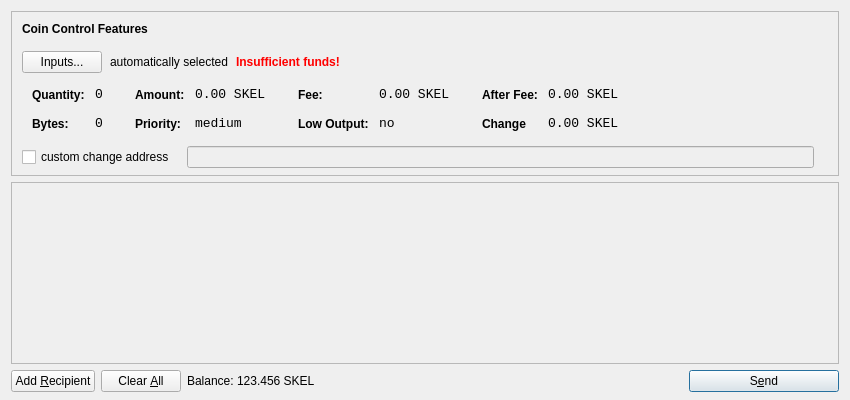
<?xml version="1.0" encoding="UTF-8"?>
<ui version="4.0">
 <class>SendCoinsDialog</class>
 <widget class="QDialog" name="SendCoinsDialog">
  <property name="geometry">
   <rect>
    <x>0</x>
    <y>0</y>
    <width>850</width>
    <height>400</height>
   </rect>
  </property>
  <property name="windowTitle">
   <string>Send Coins</string>
  </property>
  <layout class="QVBoxLayout" name="verticalLayout" stretch="0,1,0">
   <property name="bottomMargin">
    <number>8</number>
   </property>
   <item>
    <widget class="QFrame" name="frameCoinControl">
     <property name="sizePolicy">
      <sizepolicy hsizetype="Expanding" vsizetype="Expanding">
       <horstretch>0</horstretch>
       <verstretch>0</verstretch>
      </sizepolicy>
     </property>
     <property name="maximumSize">
      <size>
       <width>16777215</width>
       <height>16777215</height>
      </size>
     </property>
     <property name="frameShape">
      <enum>QFrame::StyledPanel</enum>
     </property>
     <property name="frameShadow">
      <enum>QFrame::Sunken</enum>
     </property>
     <layout class="QVBoxLayout" name="verticalLayoutCoinControl2">
      <property name="spacing">
       <number>6</number>
      </property>
      <property name="leftMargin">
       <number>0</number>
      </property>
      <property name="topMargin">
       <number>0</number>
      </property>
      <property name="rightMargin">
       <number>0</number>
      </property>
      <property name="bottomMargin">
       <number>6</number>
      </property>
      <item>
       <layout class="QVBoxLayout" name="verticalLayoutCoinControl" stretch="0,0,0,0,1">
        <property name="spacing">
         <number>0</number>
        </property>
        <property name="leftMargin">
         <number>10</number>
        </property>
        <property name="topMargin">
         <number>10</number>
        </property>
        <item>
         <layout class="QHBoxLayout" name="horizontalLayoutCoinControl1">
          <property name="bottomMargin">
           <number>15</number>
          </property>
          <item>
           <widget class="QLabel" name="labelCoinControlFeatures">
            <property name="sizePolicy">
             <sizepolicy hsizetype="Preferred" vsizetype="Maximum">
              <horstretch>0</horstretch>
              <verstretch>0</verstretch>
             </sizepolicy>
            </property>
            <property name="font">
             <font>
              <weight>75</weight>
              <bold>true</bold>
             </font>
            </property>
            <property name="styleSheet">
             <string notr="true">font-weight:bold;</string>
            </property>
            <property name="text">
             <string>Coin Control Features</string>
            </property>
           </widget>
          </item>
         </layout>
        </item>
        <item>
         <layout class="QHBoxLayout" name="horizontalLayoutCoinControl2" stretch="0,0,0,0">
          <property name="spacing">
           <number>8</number>
          </property>
          <property name="bottomMargin">
           <number>10</number>
          </property>
          <item>
           <widget class="QPushButton" name="pushButtonCoinControl">
            <property name="styleSheet">
             <string notr="true"/>
            </property>
            <property name="text">
             <string>Inputs...</string>
            </property>
           </widget>
          </item>
          <item>
           <widget class="QLabel" name="labelCoinControlAutomaticallySelected">
            <property name="text">
             <string>automatically selected</string>
            </property>
            <property name="margin">
             <number>5</number>
            </property>
           </widget>
          </item>
          <item>
           <widget class="QLabel" name="labelCoinControlInsuffFunds">
            <property name="font">
             <font>
              <weight>75</weight>
              <bold>true</bold>
             </font>
            </property>
            <property name="styleSheet">
             <string notr="true">color:red;font-weight:bold;</string>
            </property>
            <property name="text">
             <string>Insufficient funds!</string>
            </property>
            <property name="margin">
             <number>5</number>
            </property>
           </widget>
          </item>
          <item>
           <spacer name="horizontalSpacerCoinControl">
            <property name="orientation">
             <enum>Qt::Horizontal</enum>
            </property>
            <property name="sizeHint" stdset="0">
             <size>
              <width>40</width>
              <height>1</height>
             </size>
            </property>
           </spacer>
          </item>
         </layout>
        </item>
        <item>
         <widget class="QWidget" name="widgetCoinControl" native="true">
          <property name="sizePolicy">
           <sizepolicy hsizetype="Preferred" vsizetype="Preferred">
            <horstretch>0</horstretch>
            <verstretch>0</verstretch>
           </sizepolicy>
          </property>
          <property name="minimumSize">
           <size>
            <width>0</width>
            <height>0</height>
           </size>
          </property>
          <property name="styleSheet">
           <string notr="true"/>
          </property>
          <layout class="QHBoxLayout" name="horizontalLayoutCoinControl5">
           <property name="margin">
            <number>0</number>
           </property>
           <item>
            <layout class="QHBoxLayout" name="horizontalLayoutCoinControl3" stretch="0,0,0,1">
             <property name="spacing">
              <number>20</number>
             </property>
             <property name="topMargin">
              <number>0</number>
             </property>
             <property name="bottomMargin">
              <number>10</number>
             </property>
             <item>
              <layout class="QFormLayout" name="formLayoutCoinControl1">
               <property name="horizontalSpacing">
                <number>10</number>
               </property>
               <property name="verticalSpacing">
                <number>14</number>
               </property>
               <property name="leftMargin">
                <number>10</number>
               </property>
               <property name="topMargin">
                <number>4</number>
               </property>
               <property name="rightMargin">
                <number>6</number>
               </property>
               <item row="0" column="0">
                <widget class="QLabel" name="labelCoinControlQuantityText">
                 <property name="styleSheet">
                  <string notr="true">font-weight:bold;</string>
                 </property>
                 <property name="text">
                  <string>Quantity:</string>
                 </property>
                 <property name="margin">
                  <number>0</number>
                 </property>
                </widget>
               </item>
               <item row="0" column="1">
                <widget class="QLabel" name="labelCoinControlQuantity">
                 <property name="font">
                  <font>
                   <family>Monospace</family>
                   <pointsize>10</pointsize>
                  </font>
                 </property>
                 <property name="cursor">
                  <cursorShape>IBeamCursor</cursorShape>
                 </property>
                 <property name="contextMenuPolicy">
                  <enum>Qt::ActionsContextMenu</enum>
                 </property>
                 <property name="text">
                  <string>0</string>
                 </property>
                 <property name="margin">
                  <number>0</number>
                 </property>
                 <property name="textInteractionFlags">
                  <set>Qt::LinksAccessibleByMouse|Qt::TextSelectableByKeyboard|Qt::TextSelectableByMouse</set>
                 </property>
                </widget>
               </item>
               <item row="1" column="0">
                <widget class="QLabel" name="labelCoinControlBytesText">
                 <property name="styleSheet">
                  <string notr="true">font-weight:bold;</string>
                 </property>
                 <property name="text">
                  <string>Bytes:</string>
                 </property>
                </widget>
               </item>
               <item row="1" column="1">
                <widget class="QLabel" name="labelCoinControlBytes">
                 <property name="font">
                  <font>
                   <family>Monospace</family>
                   <pointsize>10</pointsize>
                  </font>
                 </property>
                 <property name="cursor">
                  <cursorShape>IBeamCursor</cursorShape>
                 </property>
                 <property name="contextMenuPolicy">
                  <enum>Qt::ActionsContextMenu</enum>
                 </property>
                 <property name="text">
                  <string>0</string>
                 </property>
                 <property name="textInteractionFlags">
                  <set>Qt::LinksAccessibleByMouse|Qt::TextSelectableByKeyboard|Qt::TextSelectableByMouse</set>
                 </property>
                </widget>
               </item>
              </layout>
             </item>
             <item>
              <layout class="QFormLayout" name="formLayoutCoinControl2">
               <property name="horizontalSpacing">
                <number>10</number>
               </property>
               <property name="verticalSpacing">
                <number>14</number>
               </property>
               <property name="leftMargin">
                <number>6</number>
               </property>
               <property name="topMargin">
                <number>4</number>
               </property>
               <property name="rightMargin">
                <number>6</number>
               </property>
               <item row="0" column="0">
                <widget class="QLabel" name="labelCoinControlAmountText">
                 <property name="styleSheet">
                  <string notr="true">font-weight:bold;</string>
                 </property>
                 <property name="text">
                  <string>Amount:</string>
                 </property>
                 <property name="margin">
                  <number>0</number>
                 </property>
                </widget>
               </item>
               <item row="0" column="1">
                <widget class="QLabel" name="labelCoinControlAmount">
                 <property name="font">
                  <font>
                   <family>Monospace</family>
                   <pointsize>10</pointsize>
                  </font>
                 </property>
                 <property name="cursor">
                  <cursorShape>IBeamCursor</cursorShape>
                 </property>
                 <property name="contextMenuPolicy">
                  <enum>Qt::ActionsContextMenu</enum>
                 </property>
                 <property name="text">
                  <string>0.00 SKEL</string>
                 </property>
                 <property name="textInteractionFlags">
                  <set>Qt::LinksAccessibleByMouse|Qt::TextSelectableByKeyboard|Qt::TextSelectableByMouse</set>
                 </property>
                </widget>
               </item>
               <item row="1" column="0">
                <widget class="QLabel" name="labelCoinControlPriorityText">
                 <property name="styleSheet">
                  <string notr="true">font-weight:bold;</string>
                 </property>
                 <property name="text">
                  <string>Priority:</string>
                 </property>
                </widget>
               </item>
               <item row="1" column="1">
                <widget class="QLabel" name="labelCoinControlPriority">
                 <property name="font">
                  <font>
                   <family>Monospace</family>
                   <pointsize>10</pointsize>
                  </font>
                 </property>
                 <property name="cursor">
                  <cursorShape>IBeamCursor</cursorShape>
                 </property>
                 <property name="contextMenuPolicy">
                  <enum>Qt::ActionsContextMenu</enum>
                 </property>
                 <property name="text">
                  <string>medium</string>
                 </property>
                 <property name="textInteractionFlags">
                  <set>Qt::LinksAccessibleByMouse|Qt::TextSelectableByKeyboard|Qt::TextSelectableByMouse</set>
                 </property>
                </widget>
               </item>
              </layout>
             </item>
             <item>
              <layout class="QFormLayout" name="formLayoutCoinControl3">
               <property name="horizontalSpacing">
                <number>10</number>
               </property>
               <property name="verticalSpacing">
                <number>14</number>
               </property>
               <property name="leftMargin">
                <number>6</number>
               </property>
               <property name="topMargin">
                <number>4</number>
               </property>
               <property name="rightMargin">
                <number>6</number>
               </property>
               <item row="0" column="0">
                <widget class="QLabel" name="labelCoinControlFeeText">
                 <property name="styleSheet">
                  <string notr="true">font-weight:bold;</string>
                 </property>
                 <property name="text">
                  <string>Fee:</string>
                 </property>
                 <property name="margin">
                  <number>0</number>
                 </property>
                </widget>
               </item>
               <item row="0" column="1">
                <widget class="QLabel" name="labelCoinControlFee">
                 <property name="font">
                  <font>
                   <family>Monospace</family>
                   <pointsize>10</pointsize>
                  </font>
                 </property>
                 <property name="cursor">
                  <cursorShape>IBeamCursor</cursorShape>
                 </property>
                 <property name="contextMenuPolicy">
                  <enum>Qt::ActionsContextMenu</enum>
                 </property>
                 <property name="text">
                  <string>0.00 SKEL</string>
                 </property>
                 <property name="textInteractionFlags">
                  <set>Qt::LinksAccessibleByMouse|Qt::TextSelectableByKeyboard|Qt::TextSelectableByMouse</set>
                 </property>
                </widget>
               </item>
               <item row="1" column="0">
                <widget class="QLabel" name="labelCoinControlLowOutputText">
                 <property name="styleSheet">
                  <string notr="true">font-weight:bold;</string>
                 </property>
                 <property name="text">
                  <string>Low Output:</string>
                 </property>
                </widget>
               </item>
               <item row="1" column="1">
                <widget class="QLabel" name="labelCoinControlLowOutput">
                 <property name="font">
                  <font>
                   <family>Monospace</family>
                   <pointsize>10</pointsize>
                  </font>
                 </property>
                 <property name="cursor">
                  <cursorShape>IBeamCursor</cursorShape>
                 </property>
                 <property name="contextMenuPolicy">
                  <enum>Qt::ActionsContextMenu</enum>
                 </property>
                 <property name="text">
                  <string>no</string>
                 </property>
                 <property name="textInteractionFlags">
                  <set>Qt::LinksAccessibleByMouse|Qt::TextSelectableByKeyboard|Qt::TextSelectableByMouse</set>
                 </property>
                </widget>
               </item>
              </layout>
             </item>
             <item>
              <layout class="QFormLayout" name="formLayoutCoinControl4">
               <property name="horizontalSpacing">
                <number>10</number>
               </property>
               <property name="verticalSpacing">
                <number>14</number>
               </property>
               <property name="leftMargin">
                <number>6</number>
               </property>
               <property name="topMargin">
                <number>4</number>
               </property>
               <property name="rightMargin">
                <number>6</number>
               </property>
               <item row="0" column="0">
                <widget class="QLabel" name="labelCoinControlAfterFeeText">
                 <property name="styleSheet">
                  <string notr="true">font-weight:bold;</string>
                 </property>
                 <property name="text">
                  <string>After Fee:</string>
                 </property>
                 <property name="margin">
                  <number>0</number>
                 </property>
                </widget>
               </item>
               <item row="0" column="1">
                <widget class="QLabel" name="labelCoinControlAfterFee">
                 <property name="font">
                  <font>
                   <family>Monospace</family>
                   <pointsize>10</pointsize>
                  </font>
                 </property>
                 <property name="cursor">
                  <cursorShape>IBeamCursor</cursorShape>
                 </property>
                 <property name="contextMenuPolicy">
                  <enum>Qt::ActionsContextMenu</enum>
                 </property>
                 <property name="text">
                  <string>0.00 SKEL</string>
                 </property>
                 <property name="textInteractionFlags">
                  <set>Qt::LinksAccessibleByMouse|Qt::TextSelectableByKeyboard|Qt::TextSelectableByMouse</set>
                 </property>
                </widget>
               </item>
               <item row="1" column="0">
                <widget class="QLabel" name="labelCoinControlChangeText">
                 <property name="styleSheet">
                  <string notr="true">font-weight:bold;</string>
                 </property>
                 <property name="text">
                  <string>Change</string>
                 </property>
                </widget>
               </item>
               <item row="1" column="1">
                <widget class="QLabel" name="labelCoinControlChange">
                 <property name="font">
                  <font>
                   <family>Monospace</family>
                   <pointsize>10</pointsize>
                  </font>
                 </property>
                 <property name="cursor">
                  <cursorShape>IBeamCursor</cursorShape>
                 </property>
                 <property name="contextMenuPolicy">
                  <enum>Qt::ActionsContextMenu</enum>
                 </property>
                 <property name="text">
                  <string>0.00 SKEL</string>
                 </property>
                 <property name="textInteractionFlags">
                  <set>Qt::LinksAccessibleByMouse|Qt::TextSelectableByKeyboard|Qt::TextSelectableByMouse</set>
                 </property>
                </widget>
               </item>
              </layout>
             </item>
            </layout>
           </item>
          </layout>
         </widget>
        </item>
        <item>
         <layout class="QHBoxLayout" name="horizontalLayoutCoinControl4" stretch="0,0,0">
          <property name="spacing">
           <number>12</number>
          </property>
          <property name="sizeConstraint">
           <enum>QLayout::SetDefaultConstraint</enum>
          </property>
          <property name="topMargin">
           <number>5</number>
          </property>
          <property name="rightMargin">
           <number>5</number>
          </property>
          <item>
           <widget class="QCheckBox" name="checkBoxCoinControlChange">
            <property name="text">
             <string>custom change address</string>
            </property>
           </widget>
          </item>
          <item>
           <widget class="QLineEdit" name="lineEditCoinControlChange">
            <property name="enabled">
             <bool>false</bool>
            </property>
            <property name="sizePolicy">
             <sizepolicy hsizetype="Expanding" vsizetype="Fixed">
              <horstretch>0</horstretch>
              <verstretch>0</verstretch>
             </sizepolicy>
            </property>
           </widget>
          </item>
          <item>
           <widget class="QLabel" name="labelCoinControlChangeLabel">
            <property name="sizePolicy">
             <sizepolicy hsizetype="Preferred" vsizetype="Expanding">
              <horstretch>0</horstretch>
              <verstretch>0</verstretch>
             </sizepolicy>
            </property>
            <property name="minimumSize">
             <size>
              <width>0</width>
              <height>0</height>
             </size>
            </property>
            <property name="text">
             <string/>
            </property>
            <property name="margin">
             <number>3</number>
            </property>
           </widget>
          </item>
         </layout>
        </item>
        <item>
         <spacer name="verticalSpacerCoinControl">
          <property name="orientation">
           <enum>Qt::Vertical</enum>
          </property>
          <property name="sizeHint" stdset="0">
           <size>
            <width>800</width>
            <height>1</height>
           </size>
          </property>
         </spacer>
        </item>
       </layout>
      </item>
     </layout>
    </widget>
   </item>
   <item>
    <widget class="QScrollArea" name="scrollArea">
     <property name="widgetResizable">
      <bool>true</bool>
     </property>
     <widget class="QWidget" name="scrollAreaWidgetContents">
      <property name="geometry">
       <rect>
        <x>0</x>
        <y>0</y>
        <width>830</width>
        <height>162</height>
       </rect>
      </property>
      <layout class="QVBoxLayout" name="verticalLayout_2">
       <property name="margin">
        <number>0</number>
       </property>
       <item>
        <layout class="QVBoxLayout" name="entries">
         <property name="spacing">
          <number>6</number>
         </property>
        </layout>
       </item>
       <item>
        <spacer name="verticalSpacer">
         <property name="orientation">
          <enum>Qt::Vertical</enum>
         </property>
         <property name="sizeHint" stdset="0">
          <size>
           <width>20</width>
           <height>40</height>
          </size>
         </property>
        </spacer>
       </item>
      </layout>
     </widget>
    </widget>
   </item>
   <item>
    <layout class="QHBoxLayout" name="horizontalLayout">
     <item>
      <widget class="QPushButton" name="addButton">
       <property name="toolTip">
        <string>Send to multiple recipients at once</string>
       </property>
       <property name="text">
        <string>Add &amp;Recipient</string>
       </property>
       <property name="icon">
        <iconset resource="../bitcoin.qrc">
         <normaloff>:/icons/add</normaloff>:/icons/add</iconset>
       </property>
       <property name="autoDefault">
        <bool>false</bool>
       </property>
      </widget>
     </item>
     <item>
      <widget class="QPushButton" name="clearButton">
       <property name="sizePolicy">
        <sizepolicy hsizetype="Minimum" vsizetype="Fixed">
         <horstretch>0</horstretch>
         <verstretch>0</verstretch>
        </sizepolicy>
       </property>
       <property name="toolTip">
        <string>Remove all transaction fields</string>
       </property>
       <property name="text">
        <string>Clear &amp;All</string>
       </property>
       <property name="icon">
        <iconset resource="../bitcoin.qrc">
         <normaloff>:/icons/remove</normaloff>:/icons/remove</iconset>
       </property>
       <property name="autoRepeatDelay">
        <number>300</number>
       </property>
       <property name="autoDefault">
        <bool>false</bool>
       </property>
      </widget>
     </item>
     <item>
      <layout class="QHBoxLayout" name="horizontalLayout_2">
       <property name="spacing">
        <number>3</number>
       </property>
       <item>
        <widget class="QLabel" name="label">
         <property name="sizePolicy">
          <sizepolicy hsizetype="Preferred" vsizetype="Fixed">
           <horstretch>0</horstretch>
           <verstretch>0</verstretch>
          </sizepolicy>
         </property>
         <property name="text">
          <string>Balance:</string>
         </property>
        </widget>
       </item>
       <item>
        <widget class="QLabel" name="labelBalance">
         <property name="sizePolicy">
          <sizepolicy hsizetype="Preferred" vsizetype="Fixed">
           <horstretch>0</horstretch>
           <verstretch>0</verstretch>
          </sizepolicy>
         </property>
         <property name="cursor">
          <cursorShape>IBeamCursor</cursorShape>
         </property>
         <property name="text">
          <string>123.456 SKEL</string>
         </property>
         <property name="textInteractionFlags">
          <set>Qt::LinksAccessibleByMouse|Qt::TextSelectableByKeyboard|Qt::TextSelectableByMouse</set>
         </property>
        </widget>
       </item>
      </layout>
     </item>
     <item>
      <spacer name="horizontalSpacer">
       <property name="orientation">
        <enum>Qt::Horizontal</enum>
       </property>
       <property name="sizeHint" stdset="0">
        <size>
         <width>40</width>
         <height>20</height>
        </size>
       </property>
      </spacer>
     </item>
     <item>
      <widget class="QPushButton" name="sendButton">
       <property name="minimumSize">
        <size>
         <width>150</width>
         <height>0</height>
        </size>
       </property>
       <property name="toolTip">
        <string>Confirm the send action</string>
       </property>
       <property name="text">
        <string>S&amp;end</string>
       </property>
       <property name="icon">
        <iconset resource="../bitcoin.qrc">
         <normaloff>:/icons/send</normaloff>:/icons/send</iconset>
       </property>
       <property name="default">
        <bool>true</bool>
       </property>
      </widget>
     </item>
    </layout>
   </item>
  </layout>
 </widget>
 <resources>
  <include location="../bitcoin.qrc"/>
 </resources>
 <connections/>
</ui>
